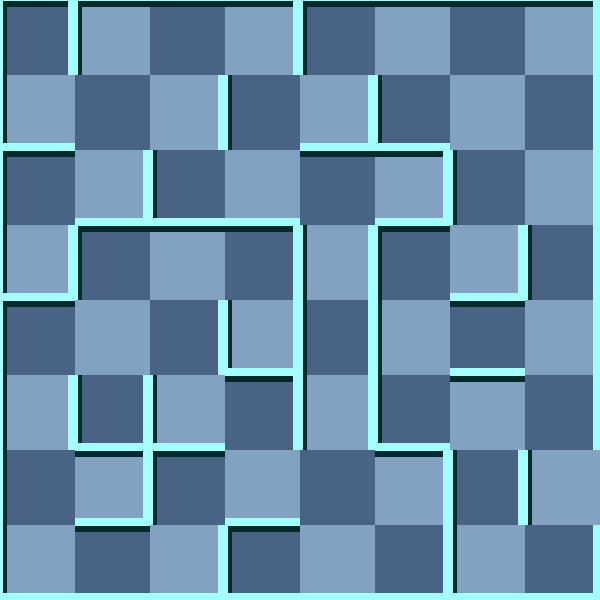

This game map was drawn from its Tiled (.tmx) file and the tilesets committed beside it. A one-line description and the trimmed map source follow:
An orthogonal 8x8 tile map with 75x75 px tiles, 2 tile layers (background, 块层 1) and 5 objects (2x RedMummy, Exit, Trap, Player).

<map version="1.0" orientation="orthogonal" width="8" height="8" tilewidth="75" tileheight="75">
 <tileset firstgid="1" name="wall" tilewidth="75" tileheight="75">
  <image source="gfx/wall.png" width="300" height="375" />
  <tile id="0">
   <properties>
    <property name="ValOfWall" value="0" />
   </properties>
  </tile>
  <tile id="1">
   <properties>
    <property name="ValOfWall" value="1" />
   </properties>
  </tile>
  <tile id="2">
   <properties>
    <property name="ValOfWall" value="2" />
   </properties>
  </tile>
  <tile id="3">
   <properties>
    <property name="ValOfWall" value="3" />
   </properties>
  </tile>
  <tile id="4">
   <properties>
    <property name="ValOfWall" value="4" />
   </properties>
  </tile>
  <tile id="5">
   <properties>
    <property name="ValOfWall" value="5" />
   </properties>
  </tile>
  <tile id="6">
   <properties>
    <property name="ValOfWall" value="6" />
   </properties>
  </tile>
  <tile id="7">
   <properties>
    <property name="ValOfWall" value="7" />
   </properties>
  </tile>
  <tile id="8">
   <properties>
    <property name="ValOfWall" value="8" />
   </properties>
  </tile>
  <tile id="9">
   <properties>
    <property name="ValOfWall" value="9" />
   </properties>
  </tile>
  <tile id="10">
   <properties>
    <property name="ValOfWall" value="10" />
   </properties>
  </tile>
  <tile id="11">
   <properties>
    <property name="ValOfWall" value="11" />
   </properties>
  </tile>
  <tile id="12">
   <properties>
    <property name="ValOfWall" value="12" />
   </properties>
  </tile>
  <tile id="13">
   <properties>
    <property name="ValOfWall" value="13" />
   </properties>
  </tile>
  <tile id="14">
   <properties>
    <property name="ValOfWall" value="14" />
   </properties>
  </tile>
  <tile id="15">
   <properties>
    <property name="ValOfWall" value="15" />
   </properties>
  </tile>
  <tile id="18">
   <properties>
    <property name="ValOfWall" value="-1" />
   </properties>
  </tile>
 </tileset>
 <layer name="background" width="8" height="8">
  <data>[64 cells, 64 non-empty, 2 distinct tile ids]</data>
 </layer>
 <layer name="块层 1" width="8" height="8">
  <data>[64 cells, 64 non-empty, 15 distinct tile ids]</data>
 </layer>
 <objectgroup name="对象层 1" width="8" height="8">
  <object name="Exit" x="600" y="450" />
  <object name="Trap" x="525" y="150">
   <properties>
    <property name="value" value="8" />
   </properties>
  </object>
  <object name="Player" x="0" y="525">
   <properties>
    <property name="value" value="1" />
   </properties>
  </object>
  <object name="RedMummy" x="75" y="0">
   <properties>
    <property name="value" value="21" />
   </properties>
  </object>
  <object name="RedMummy" x="150" y="0">
   <properties>
    <property name="value" value="25" />
   </properties>
  </object>
 </objectgroup>
</map>
